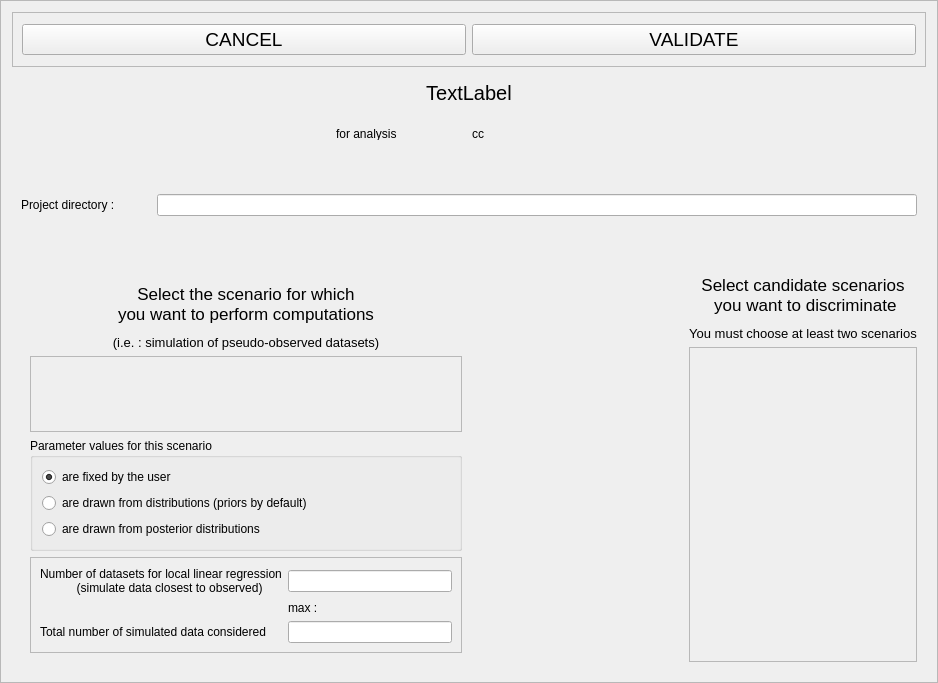
<?xml version="1.0" encoding="UTF-8"?>
<ui version="4.0">
 <class>Frame</class>
 <widget class="QFrame" name="Frame">
  <property name="geometry">
   <rect>
    <x>0</x>
    <y>0</y>
    <width>938</width>
    <height>683</height>
   </rect>
  </property>
  <property name="windowTitle">
   <string>Frame</string>
  </property>
  <property name="frameShape">
   <enum>QFrame::StyledPanel</enum>
  </property>
  <property name="frameShadow">
   <enum>QFrame::Raised</enum>
  </property>
  <layout class="QVBoxLayout" name="verticalLayout_5">
   <item>
    <widget class="QFrame" name="frame_6">
     <property name="sizePolicy">
      <sizepolicy hsizetype="Expanding" vsizetype="Preferred">
       <horstretch>0</horstretch>
       <verstretch>0</verstretch>
      </sizepolicy>
     </property>
     <property name="minimumSize">
      <size>
       <width>0</width>
       <height>55</height>
      </size>
     </property>
     <property name="maximumSize">
      <size>
       <width>16777215</width>
       <height>55</height>
      </size>
     </property>
     <property name="frameShape">
      <enum>QFrame::StyledPanel</enum>
     </property>
     <property name="frameShadow">
      <enum>QFrame::Raised</enum>
     </property>
     <layout class="QHBoxLayout" name="horizontalLayout_9">
      <item>
       <widget class="QPushButton" name="exitButton">
        <property name="font">
         <font>
          <pointsize>14</pointsize>
         </font>
        </property>
        <property name="toolTip">
         <string>Leave this screen without loosing any change</string>
        </property>
        <property name="text">
         <string>CANCEL</string>
        </property>
        <property name="shortcut">
         <string>Alt+E</string>
        </property>
       </widget>
      </item>
      <item>
       <widget class="QPushButton" name="okButton">
        <property name="font">
         <font>
          <pointsize>14</pointsize>
         </font>
        </property>
        <property name="toolTip">
         <string>Test and save data (Alt+o)</string>
        </property>
        <property name="text">
         <string>VALIDATE</string>
        </property>
        <property name="shortcut">
         <string>Alt+V</string>
        </property>
       </widget>
      </item>
     </layout>
    </widget>
   </item>
   <item>
    <widget class="QLabel" name="analysisTypeLabel">
     <property name="minimumSize">
      <size>
       <width>0</width>
       <height>40</height>
      </size>
     </property>
     <property name="maximumSize">
      <size>
       <width>16777215</width>
       <height>40</height>
      </size>
     </property>
     <property name="font">
      <font>
       <pointsize>15</pointsize>
      </font>
     </property>
     <property name="text">
      <string>TextLabel</string>
     </property>
     <property name="alignment">
      <set>Qt::AlignCenter</set>
     </property>
    </widget>
   </item>
   <item>
    <widget class="QFrame" name="frame_4">
     <property name="minimumSize">
      <size>
       <width>0</width>
       <height>30</height>
      </size>
     </property>
     <property name="maximumSize">
      <size>
       <width>16777215</width>
       <height>30</height>
      </size>
     </property>
     <property name="frameShape">
      <enum>QFrame::NoFrame</enum>
     </property>
     <property name="frameShadow">
      <enum>QFrame::Raised</enum>
     </property>
     <layout class="QHBoxLayout" name="horizontalLayout_3">
      <item>
       <spacer name="horizontalSpacer">
        <property name="orientation">
         <enum>Qt::Horizontal</enum>
        </property>
        <property name="sizeHint" stdset="0">
         <size>
          <width>40</width>
          <height>20</height>
         </size>
        </property>
       </spacer>
      </item>
      <item>
       <widget class="QLabel" name="label_7">
        <property name="minimumSize">
         <size>
          <width>130</width>
          <height>0</height>
         </size>
        </property>
        <property name="maximumSize">
         <size>
          <width>130</width>
          <height>16777215</height>
         </size>
        </property>
        <property name="text">
         <string>for analysis</string>
        </property>
       </widget>
      </item>
      <item>
       <widget class="QLabel" name="analysisNameLabel">
        <property name="minimumSize">
         <size>
          <width>130</width>
          <height>0</height>
         </size>
        </property>
        <property name="maximumSize">
         <size>
          <width>130</width>
          <height>16777215</height>
         </size>
        </property>
        <property name="text">
         <string>cc</string>
        </property>
       </widget>
      </item>
      <item>
       <spacer name="horizontalSpacer_2">
        <property name="orientation">
         <enum>Qt::Horizontal</enum>
        </property>
        <property name="sizeHint" stdset="0">
         <size>
          <width>40</width>
          <height>20</height>
         </size>
        </property>
       </spacer>
      </item>
     </layout>
    </widget>
   </item>
   <item>
    <widget class="QFrame" name="frame_2">
     <property name="minimumSize">
      <size>
       <width>0</width>
       <height>100</height>
      </size>
     </property>
     <property name="maximumSize">
      <size>
       <width>16777215</width>
       <height>100</height>
      </size>
     </property>
     <property name="frameShape">
      <enum>QFrame::NoFrame</enum>
     </property>
     <property name="frameShadow">
      <enum>QFrame::Raised</enum>
     </property>
     <layout class="QHBoxLayout" name="horizontalLayout_2">
      <item>
       <widget class="QLabel" name="projectDirLabel">
        <property name="minimumSize">
         <size>
          <width>130</width>
          <height>0</height>
         </size>
        </property>
        <property name="maximumSize">
         <size>
          <width>130</width>
          <height>16777215</height>
         </size>
        </property>
        <property name="text">
         <string>Project directory : </string>
        </property>
       </widget>
      </item>
      <item>
       <widget class="QLineEdit" name="projectDirEdit">
        <property name="readOnly">
         <bool>true</bool>
        </property>
       </widget>
      </item>
     </layout>
    </widget>
   </item>
   <item>
    <widget class="QFrame" name="frame">
     <property name="frameShape">
      <enum>QFrame::NoFrame</enum>
     </property>
     <property name="frameShadow">
      <enum>QFrame::Raised</enum>
     </property>
     <layout class="QHBoxLayout" name="horizontalLayout">
      <item>
       <widget class="QFrame" name="frame">
        <property name="sizePolicy">
         <sizepolicy hsizetype="Preferred" vsizetype="Preferred">
          <horstretch>0</horstretch>
          <verstretch>0</verstretch>
         </sizepolicy>
        </property>
        <property name="minimumSize">
         <size>
          <width>450</width>
          <height>0</height>
         </size>
        </property>
        <property name="maximumSize">
         <size>
          <width>350</width>
          <height>16777215</height>
         </size>
        </property>
        <layout class="QVBoxLayout" name="verticalLayout">
         <item>
          <widget class="QLabel" name="selectionLabel">
           <property name="sizePolicy">
            <sizepolicy hsizetype="Preferred" vsizetype="Preferred">
             <horstretch>0</horstretch>
             <verstretch>0</verstretch>
            </sizepolicy>
           </property>
           <property name="minimumSize">
            <size>
             <width>0</width>
             <height>50</height>
            </size>
           </property>
           <property name="maximumSize">
            <size>
             <width>500</width>
             <height>50</height>
            </size>
           </property>
           <property name="font">
            <font>
             <pointsize>13</pointsize>
            </font>
           </property>
           <property name="text">
            <string>Select the scenario for which
you want to perform computations</string>
           </property>
           <property name="alignment">
            <set>Qt::AlignCenter</set>
           </property>
          </widget>
         </item>
         <item>
          <widget class="QLabel" name="label">
           <property name="sizePolicy">
            <sizepolicy hsizetype="Preferred" vsizetype="Maximum">
             <horstretch>0</horstretch>
             <verstretch>0</verstretch>
            </sizepolicy>
           </property>
           <property name="font">
            <font>
             <pointsize>10</pointsize>
            </font>
           </property>
           <property name="text">
            <string>(i.e. : simulation of pseudo-observed datasets)</string>
           </property>
           <property name="alignment">
            <set>Qt::AlignCenter</set>
           </property>
          </widget>
         </item>
         <item>
          <widget class="QFrame" name="scSelFrame">
           <property name="sizePolicy">
            <sizepolicy hsizetype="Maximum" vsizetype="Preferred">
             <horstretch>0</horstretch>
             <verstretch>0</verstretch>
            </sizepolicy>
           </property>
           <property name="maximumSize">
            <size>
             <width>500</width>
             <height>16777215</height>
            </size>
           </property>
           <property name="frameShape">
            <enum>QFrame::StyledPanel</enum>
           </property>
           <property name="frameShadow">
            <enum>QFrame::Raised</enum>
           </property>
           <layout class="QVBoxLayout" name="verticalLayout_4"/>
          </widget>
         </item>
         <item>
          <widget class="QGroupBox" name="parameterValuesGroupBox">
           <property name="sizePolicy">
            <sizepolicy hsizetype="Preferred" vsizetype="Preferred">
             <horstretch>0</horstretch>
             <verstretch>0</verstretch>
            </sizepolicy>
           </property>
           <property name="maximumSize">
            <size>
             <width>500</width>
             <height>16777215</height>
            </size>
           </property>
           <property name="title">
            <string>Parameter values for this scenario</string>
           </property>
           <layout class="QVBoxLayout" name="verticalLayout_3">
            <item>
             <widget class="QRadioButton" name="fixedRadio">
              <property name="sizePolicy">
               <sizepolicy hsizetype="Preferred" vsizetype="Fixed">
                <horstretch>0</horstretch>
                <verstretch>0</verstretch>
               </sizepolicy>
              </property>
              <property name="text">
               <string>are fixed by the user</string>
              </property>
              <property name="checked">
               <bool>true</bool>
              </property>
             </widget>
            </item>
            <item>
             <widget class="QRadioButton" name="drawnPriorRadio">
              <property name="sizePolicy">
               <sizepolicy hsizetype="Preferred" vsizetype="Fixed">
                <horstretch>0</horstretch>
                <verstretch>0</verstretch>
               </sizepolicy>
              </property>
              <property name="minimumSize">
               <size>
                <width>0</width>
                <height>0</height>
               </size>
              </property>
              <property name="text">
               <string>are drawn from distributions (priors by default)</string>
              </property>
             </widget>
            </item>
            <item>
             <widget class="QRadioButton" name="drawnPosteriorRadio">
              <property name="sizePolicy">
               <sizepolicy hsizetype="Preferred" vsizetype="Fixed">
                <horstretch>0</horstretch>
                <verstretch>0</verstretch>
               </sizepolicy>
              </property>
              <property name="text">
               <string>are drawn from posterior distributions</string>
              </property>
             </widget>
            </item>
           </layout>
          </widget>
         </item>
         <item>
          <widget class="QFrame" name="posteriorDataSetNumberFrame">
           <property name="frameShape">
            <enum>QFrame::StyledPanel</enum>
           </property>
           <property name="frameShadow">
            <enum>QFrame::Raised</enum>
           </property>
           <layout class="QGridLayout" name="gridLayout">
            <item row="0" column="1">
             <widget class="QLineEdit" name="posteriorDataSetNumberEdit"/>
            </item>
            <item row="0" column="0">
             <widget class="QLabel" name="posteriorDataSetNumberLabel">
              <property name="text">
               <string>Number of datasets for local linear regression
           (simulate data closest to observed)</string>
              </property>
             </widget>
            </item>
            <item row="1" column="1">
             <widget class="QLabel" name="maxPosteriorDataSetNumberLabel">
              <property name="text">
               <string>max : </string>
              </property>
             </widget>
            </item>
            <item row="3" column="0">
             <widget class="QLabel" name="label_2">
              <property name="text">
               <string>Total number of simulated data considered</string>
              </property>
             </widget>
            </item>
            <item row="3" column="1">
             <widget class="QLineEdit" name="posteriorSimulatedDataSetNumberEdit"/>
            </item>
           </layout>
          </widget>
         </item>
        </layout>
       </widget>
      </item>
      <item>
       <spacer name="horizontalSpacer_3">
        <property name="orientation">
         <enum>Qt::Horizontal</enum>
        </property>
        <property name="sizeType">
         <enum>QSizePolicy::Expanding</enum>
        </property>
        <property name="sizeHint" stdset="0">
         <size>
          <width>40</width>
          <height>20</height>
         </size>
        </property>
       </spacer>
      </item>
      <item>
       <layout class="QVBoxLayout" name="verticalLayout_2">
        <item>
         <widget class="QLabel" name="candidateScenariosLabel">
          <property name="minimumSize">
           <size>
            <width>0</width>
            <height>50</height>
           </size>
          </property>
          <property name="maximumSize">
           <size>
            <width>16777215</width>
            <height>50</height>
           </size>
          </property>
          <property name="font">
           <font>
            <pointsize>13</pointsize>
           </font>
          </property>
          <property name="text">
           <string>Select candidate scenarios
 you want to discriminate</string>
          </property>
          <property name="alignment">
           <set>Qt::AlignCenter</set>
          </property>
         </widget>
        </item>
        <item>
         <widget class="QLabel" name="candidateScenariosTipLabel">
          <property name="sizePolicy">
           <sizepolicy hsizetype="Preferred" vsizetype="Maximum">
            <horstretch>0</horstretch>
            <verstretch>0</verstretch>
           </sizepolicy>
          </property>
          <property name="font">
           <font>
            <pointsize>10</pointsize>
           </font>
          </property>
          <property name="text">
           <string>You must choose at least two scenarios</string>
          </property>
          <property name="alignment">
           <set>Qt::AlignCenter</set>
          </property>
         </widget>
        </item>
        <item>
         <widget class="QFrame" name="frame_3">
          <property name="frameShape">
           <enum>QFrame::StyledPanel</enum>
          </property>
          <property name="frameShadow">
           <enum>QFrame::Raised</enum>
          </property>
          <layout class="QVBoxLayout" name="verticalLayout_6"/>
         </widget>
        </item>
       </layout>
      </item>
     </layout>
    </widget>
   </item>
  </layout>
 </widget>
 <resources/>
 <connections/>
</ui>
